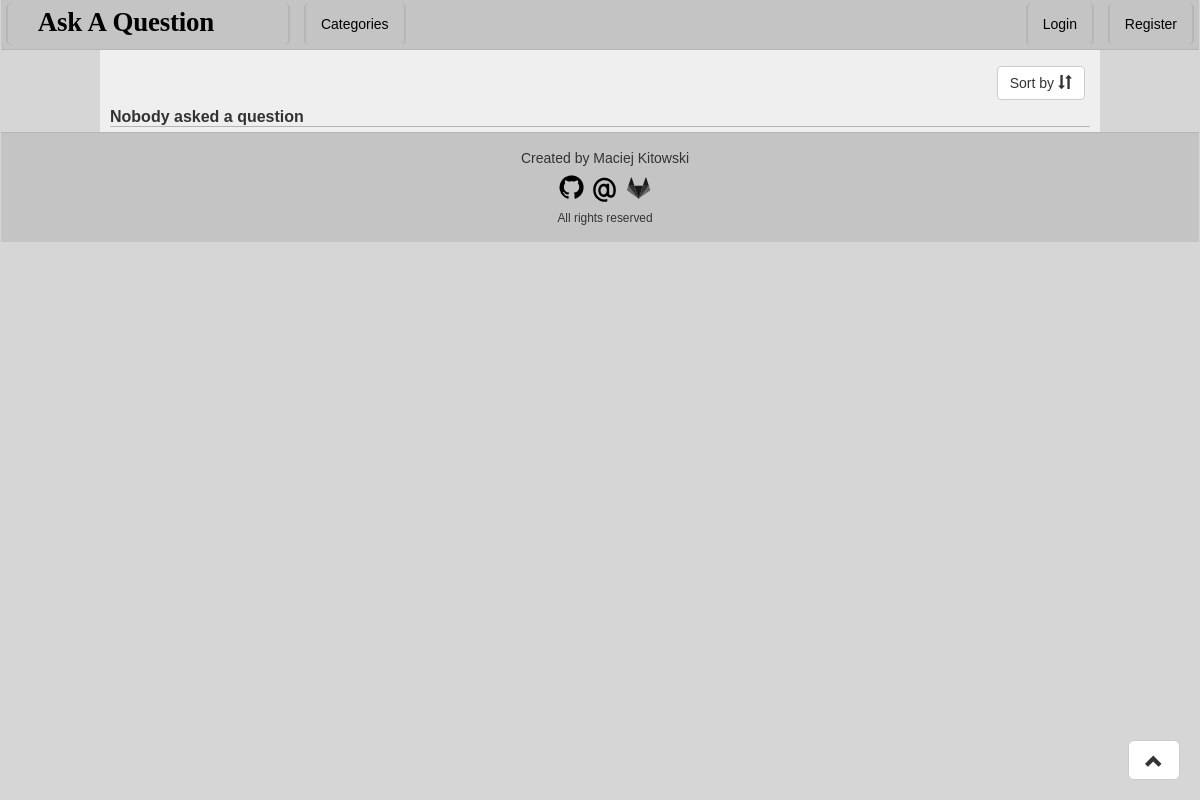
The app's page /, older data.
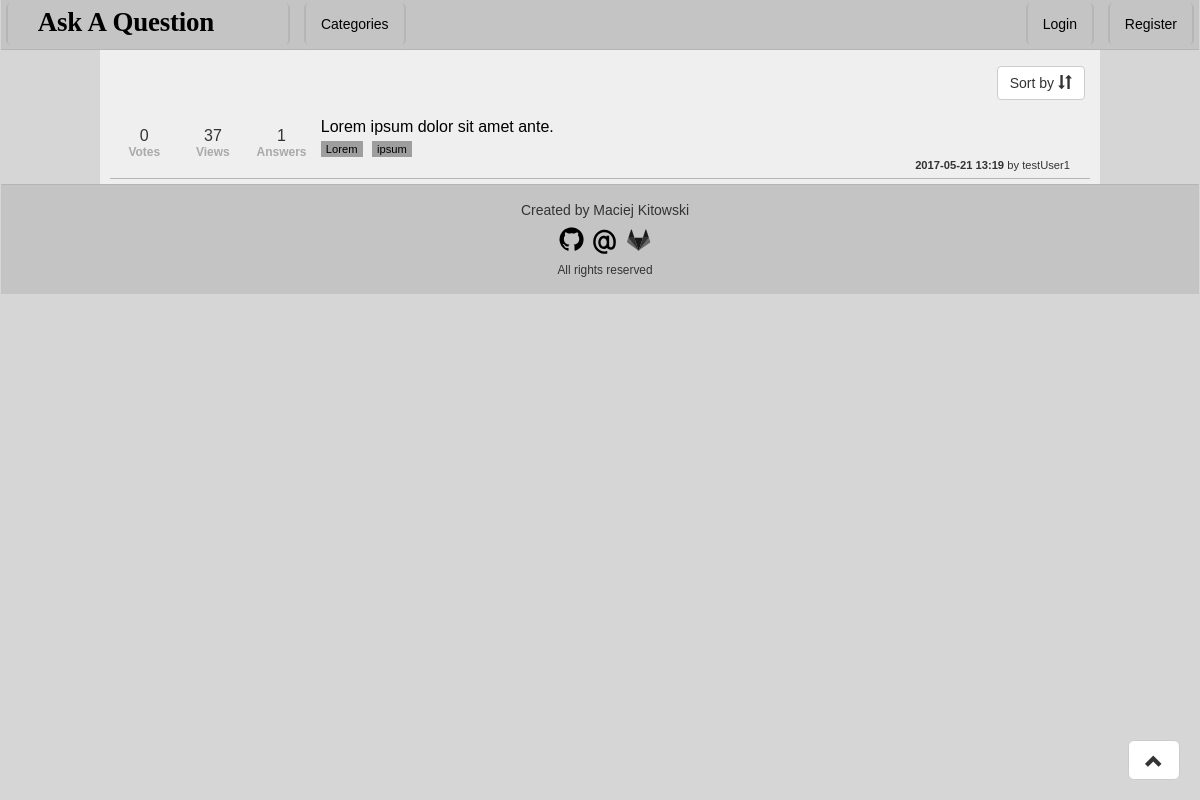
The same page, newer data.
### Question/models.py (models this page shows, shortened)
class Question(models.Model):
    author = models.ForeignKey(User)
    title = models.CharField('Title', max_length = 255)
    askDate = models.DateTimeField('Ask Date', auto_now_add=True)
    content = models.TextField('Content')
    categories = models.ManyToManyField(Category, verbose_name = 'Categories', blank = True)
    answers = models.ManyToManyField(Answer, verbose_name = 'Answers', blank = True)
    views = models.ManyToManyField(View, verbose_name = 'Views', blank = True)
    votes  = models.ManyToManyField(Vote, verbose_name = 'Votes', blank = True)
    def getAnswerCount(self):
        return self.answers.all().count()
    def getRating(self):
        if self.votes.all().aggregate(Sum('vote')).get('vote__sum', 0) is None:
            return 0
        else:
            return self.votes.all().aggregate(Sum('vote')).get('vote__sum', 0)
    def getViews(self):
        return self.views.all().count()
    getRating.short_description = 'Votes'
    getViews.short_description = 'Views'
    class Meta:
        verbose_name = 'Question'
        verbose_name_plural = 'Questions'

class Category(models.Model):
    name = models.SlugField('Name')
    class Meta:
        verbose_name = 'Category'
        verbose_name_plural = 'Categories'
    def __unicode__(self):
        return self.name
    def countReferences(obj):
        return Question.objects.filter(categories__in=[obj]).count()
    countReferences.short_description = 'References'

### Question/views.py (the view)
# urls.py: url(r'^(?P<page>[\d]*)/?$', views.IndexView.as_view(), name='index'),
class IndexView(generic.ListView):
    template_name = 'index.html'
    context_object_name = 'questions'
    model = models.Question
    paginate_by = 13
    def get_queryset(self):
        sortbyColumn = {'date-asc':'askDate', 'date-desc':'-askDate', 'votes-asc':'votesSum', 'votes-desc':'-votesSum', 'views-asc':'viewsCount', 'views-desc':'-viewsCount', 'answers-asc':'answersCount', 'answers-desc':'-answersCount' }
        qr = super(IndexView, self).get_queryset()
        if 'category' in self.kwargs:
            qr = qr.filter(categories__name__iexact = self.kwargs['category'])
        if 'sortby' in self.kwargs and self.kwargs['sortby'] in sortbyColumn:
            if self.kwargs['sortby'] == 'votes-asc' or self.kwargs['sortby'] == 'votes-desc':
                qr = qr.annotate(votesSum=Coalesce(Sum('votes__vote'), 0)).order_by(sortbyColumn[self.kwargs['sortby']])
            elif self.kwargs['sortby'] == 'views-asc' or self.kwargs['sortby'] == 'views-desc':
                qr = qr.annotate(viewsCount=Count('views', distinct=True)).order_by(sortbyColumn[self.kwargs['sortby']])
            elif self.kwargs['sortby'] == 'answers-asc' or self.kwargs['sortby'] == 'answers-desc':
                qr = qr.annotate(answersCount=Count('views', distinct=True)).order_by(sortbyColumn[self.kwargs['sortby']])
            else:
                qr = qr.order_by(sortbyColumn[self.kwargs['sortby']])
        else:
            qr = qr.order_by(sortbyColumn['date-desc'])
        return qr

### Question/templates/index.html (shortened to what this page needs)
{% extends 'base.html' %}
{% load staticfiles %}
{% block CSS %}
    <link rel="stylesheet" href="{% static 'css/index.css' %}">
{% endblock %}
{% block content %}
    <div id="questionNavbar">
        <div id="sortbyDropdown">
            <div class="dropdown">
                <button class="btn btn-default dropdown-toggle" type="button" id="sortDropdown" data-toggle="dropdown" aria-haspopup="true">Sort by <span class="glyphicon glyphicon-sort"></span></button>
            </div>
        </div>
    </div>
    <table>
        {% for question in questions %}
            <tr>
                <td class="votes">
                    {{ question.getRating }} <br/>
                    <small>Votes</small>
                </td>
                <td class="views">
                    {{ question.getViews }} <br/>
                    <small>Views</small>
                </td>
                <td class ="answers">
                    {{ question.getAnswerCount }} <br/>
                    <small>Answers</small>
                </td>
                <td class="question">
                    <a href="{% url 'question' pk=question.pk %}">{{ question.title }}</a> <br/>
                    {% for cat in question.categories.all %}
                        <a href = "/category/{{ cat }}/1" class = "category">{{ cat }}</a>
                    {% endfor %}
                    <br/>
                    <div class="detail"><b>{{ question.askDate|date:'Y-m-d H:i' }}</b> by {{ question.author }}</div>
                </td>
            </tr>
        {% empty %}
            <tr><th>Nobody asked a question</th></tr>
        {% endfor %}
    </table>
{% endblock %}

Row changes from the older to the newer data that the page shows:
added Question: getRating "0", getViews "37", getAnswerCount "1", title "Lorem ipsum dolor sit amet ante.", askDate "2017-05-21 13:19", author "testUser1"
added Category: name "Lorem"
added Category: name "ipsum"
Text that changed along with them:
text no longer shown: "Nobody asked a question"
